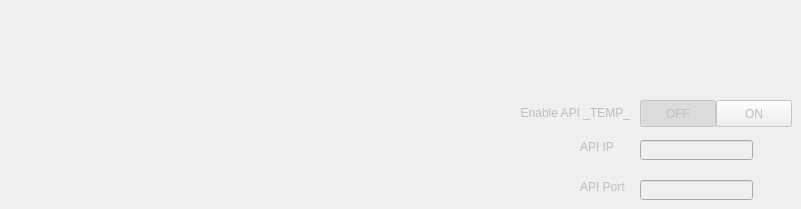
    <widget class="QWidget" name="viewRemote">
     <property name="enabled">
      <bool>false</bool>
     </property>
     <widget class="QWidget" name="horizontalLayoutWidget_6">
      <property name="geometry">
       <rect>
        <x>640</x>
        <y>100</y>
        <width>152</width>
        <height>27</height>
       </rect>
      </property>
      <layout class="QHBoxLayout" name="prefRemoteAPI">
       <property name="spacing">
        <number>0</number>
       </property>
       <item>
        <widget class="QPushButton" name="prefRemoteAPI_OFF">
         <property name="sizePolicy">
          <sizepolicy hsizetype="Minimum" vsizetype="Minimum">
           <horstretch>0</horstretch>
           <verstretch>0</verstretch>
          </sizepolicy>
         </property>
         <property name="focusPolicy">
          <enum>Qt::NoFocus</enum>
         </property>
         <property name="text">
          <string>OFF</string>
         </property>
         <property name="checkable">
          <bool>true</bool>
         </property>
         <property name="checked">
          <bool>true</bool>
         </property>
         <property name="autoExclusive">
          <bool>true</bool>
         </property>
        </widget>
       </item>
       <item>
        <widget class="QPushButton" name="prefRemoteAPI_ON">
         <property name="sizePolicy">
          <sizepolicy hsizetype="Minimum" vsizetype="Minimum">
           <horstretch>0</horstretch>
           <verstretch>0</verstretch>
          </sizepolicy>
         </property>
         <property name="focusPolicy">
          <enum>Qt::NoFocus</enum>
         </property>
         <property name="text">
          <string>ON</string>
         </property>
         <property name="checkable">
          <bool>true</bool>
         </property>
         <property name="checked">
          <bool>false</bool>
         </property>
         <property name="autoExclusive">
          <bool>true</bool>
         </property>
        </widget>
       </item>
      </layout>
     </widget>
     <widget class="QLabel" name="prefTEMP_LABEL">
      <property name="enabled">
       <bool>false</bool>
      </property>
      <property name="geometry">
       <rect>
        <x>520</x>
        <y>100</y>
        <width>110</width>
        <height>25</height>
       </rect>
      </property>
      <property name="text">
       <string>Enable API _TEMP_</string>
      </property>
      <property name="alignment">
       <set>Qt::AlignRight|Qt::AlignTrailing|Qt::AlignVCenter</set>
      </property>
     </widget>
     <widget class="QLabel" name="label">
      <property name="geometry">
       <rect>
        <x>580</x>
        <y>140</y>
        <width>47</width>
        <height>13</height>
       </rect>
      </property>
      <property name="text">
       <string>API IP</string>
      </property>
     </widget>
     <widget class="QLineEdit" name="lineEdit">
      <property name="geometry">
       <rect>
        <x>640</x>
        <y>140</y>
        <width>113</width>
        <height>20</height>
       </rect>
      </property>
     </widget>
     <widget class="QLineEdit" name="lineEdit_2">
      <property name="geometry">
       <rect>
        <x>640</x>
        <y>180</y>
        <width>113</width>
        <height>20</height>
       </rect>
      </property>
     </widget>
     <widget class="QLabel" name="label_6">
      <property name="geometry">
       <rect>
        <x>580</x>
        <y>180</y>
        <width>47</width>
        <height>13</height>
       </rect>
      </property>
      <property name="text">
       <string>API Port</string>
      </property>
     </widget>
    </widget>
